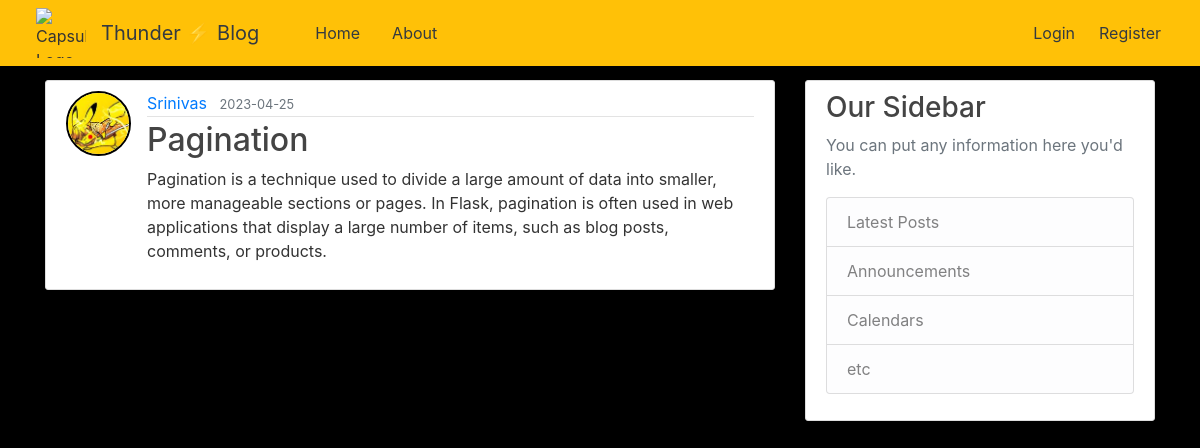
The app's page /post/17 with its own data.
### flaskblog/models.py (models this page shows, shortened)
class User(db.Model, UserMixin):
    id = db.Column(db.Integer, primary_key=True)
    username = db.Column(db.String(20), unique=True, nullable=False)
    email = db.Column(db.String(120), unique=True, nullable=False)
    image_file = db.Column(db.String(20), nullable=False, default='default.jpg')
    password = db.Column(db.String(60), nullable=False)
    posts = db.relationship('Post', backref='author', lazy=True)

class Post(db.Model):
    id = db.Column(db.Integer, primary_key=True)
    title = db.Column(db.String(100), nullable=False)
    date_posted = db.Column(db.DateTime, nullable=False, default=datetime.utcnow)
    content = db.Column(db.Text, nullable=False)
    user_id = db.Column(db.Integer, db.ForeignKey('user.id'), nullable=False)

### flaskblog/routes.py (the view)
@app.route("/post/<int:post_id>")
def post(post_id):
    post = Post.query.get_or_404(post_id)
    return render_template("post.html", title=post.title, post=post)

### flaskblog/templates/post.html (shortened to what this page needs)
{% extends "layout.html" %}
{% block content %}
  <article class="media content-section">
    <img class="rounded-circle article-img" style="border: 2px solid black;" src="{{ url_for('static', filename='profile_pics/' + post.author.image_file) }}">
    <div class="media-body">
      <div class="article-metadata">
        <a class="mr-2" href="{{ url_for('user_posts', username=post.author.username) }}">{{ post.author.username }}</a>
        <small class="text-muted">{{ post.date_posted.strftime('%Y-%m-%d') }}</small>
      </div>
      <h2 class="article-title">{{ post.title }}</h2>
      <p class="article-content">{{ post.content }}</p>
    </div>
  </article>
{% endblock content %}

### flaskblog/static/main.css (style rules this page uses)
body { background: #fafafa; color: #333333; margin-top: 5rem; }
h1, h2, h3, h4, h5, h6 { color: #444444; }
.content-section { background: #ffffff; padding: 10px 20px; border: 1px solid #dddddd; border-radius: 3px; margin-bottom: 20px; }
.article-title { color: #444444; }
.article-content { white-space: pre-line; }
.article-img { height: 65px; width: 65px; margin-right: 16px; }
.article-metadata { padding-bottom: 1px; margin-bottom: 4px; border-bottom: 1px solid #e3e3e3 }
body { scrollbar-width: thin; scrollbar-color: #c1c1c1 #f1f1f1; }

### flaskblog/templates/layout.html (style rules this page uses)
body { background-color: black; }
body { background-image: url('https://lh3.googleusercontent.com/_-m3Du9hfX4mVjtSQit18Rh_JHc-wxsptvm3HW0IqmdvqvnK1p5qlrDXGDezDje0_8oMsKbp-4Age3tw-EyI8SqDE9DPM0-9yPvvxI0TC_Pl4qVmmzfuCm2oehQG6cuSeFQrKRyTTqi9qc-sFdKb3b6vSxgqX8EgpLALrrCmnX-qazpePoEd9nr7QfmHnwJNPl3tWzk3Wga-UNAJa78OrTPQVlPAqMdLNMGVUD39rYkYh67x9RTHD-mp-lCk1HvjauQqc_0AMaIx-t7DuqA5Y6Tl0uKEtwny3qrlba7hDTa0MlRyuUsioBnpAAJJV8z-7XEb5JNmE09OA989gtP8t9250VWAHxoHdkB1EXuFQLn_7c6B3YvK4EoZ78lbxHgPHu115QDmscg70yjw-8bBNwOEZtgAcsyr1sUTdVNJI_1Aa_pMt0raqrzu-rStcHwlKCieGt8P8No3r8zpyXCUG2peEVHr8Y5NAAGMSxTe0VMxDYXSohd05a-Ms3qQbDuFpp0lXWPOjL6JUdvbyGETEXmxwvliIdR1elg28OvtEo5ep4-AZK_nmvjCOiISEON9uQvIlKNIpokOBGEo4lCGergGN2MtTCyDrz7YY9hytSprn5Q428fSnFk98grofHXeEupn-K4ezwZJohaqv_mXzKr4S39huFd3MqjQYuvxBPsw4ta8aAeEmRQ2--Vo3UcOrPpYtjWihK6TlcnEW1xMu1IweOdxBSpFDF8-CKAyKAGPd2mNvuvCy2tOY9cO52sGRq1wXhbyyGbEoDWcYxDQB50x_HwRC7VS8Si8PWXxCCialRhiMjj6_9S2ZC36pY9JDKH7Wjic-T9T2st0AimFPwEgfCgtcyGabkiJ63ofZyFrQwBYRH4YE5QEHxE3qA4uHtoFITxKsr5JEY4fQL6eQ2wdafHI32pJeAM2=w1689-h950-s-no?authuser=0'); background-repeat: no-repeat; background-attachment: fixed; background-size: cover; }
body { scrollbar-width: thin; scrollbar-color: #1DA1F2 #F5F8FA; }

### records on screen
User: image_file (picture), author.username "Srinivas"
Post: date_posted "2023-04-25", title "Pagination", content "Pagination is a technique used to divide a large amount of data into smaller, more manageable sections or pages. In Flask, pagination is often used in web applications that display a large number of items, such as blog posts, comments, or products."
